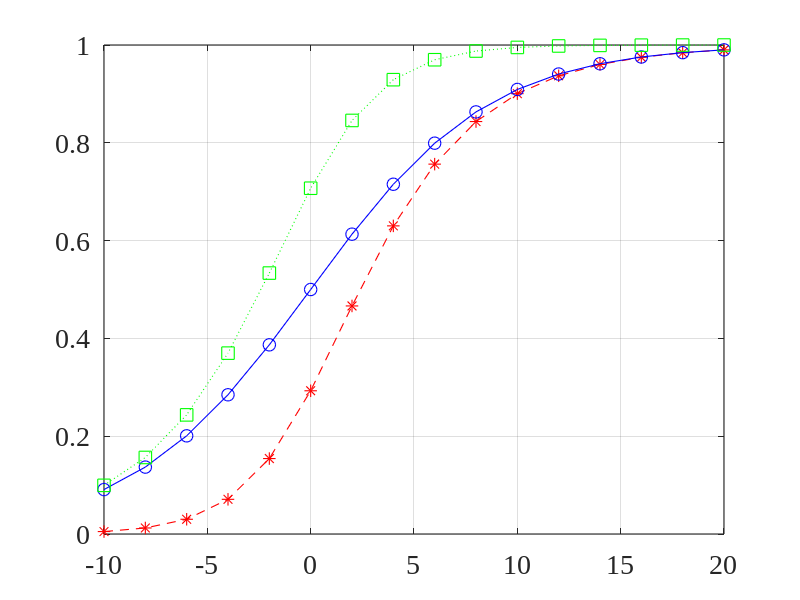
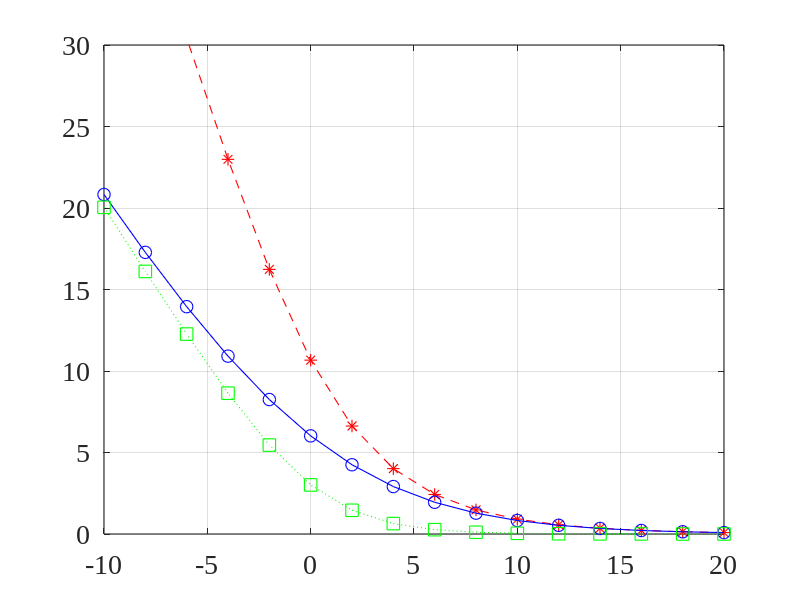
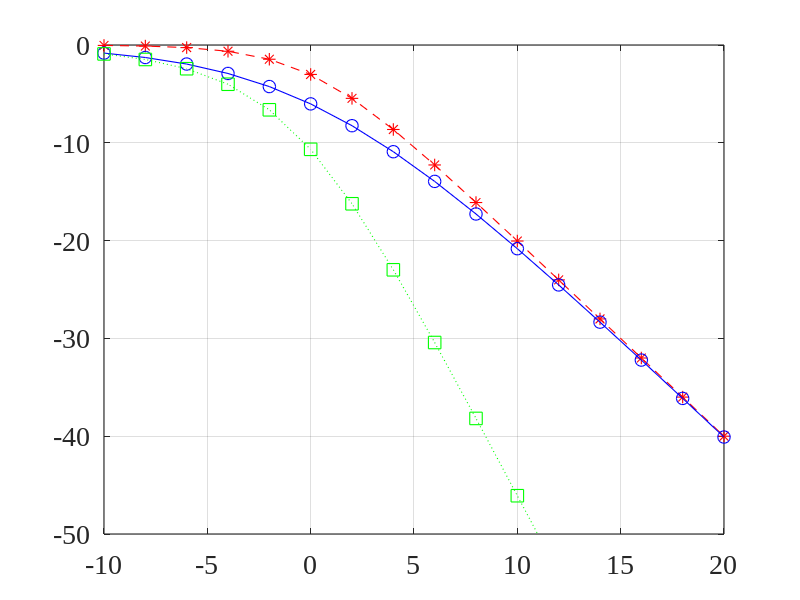

These charts were generated, in order, by the following MATLAB code:
close all; clc; clear all;
linewd = 0.8;
hcfontsize = 20;
MarkerSize=9;

iSNR_dB=(-10:20)';
iSNR=10.^(iSNR_dB/10);

mu=[0.5 1 2 5]';
[A_mu,A_iSNR]=meshgrid(mu,iSNR);

H_W=iSNR./(1+iSNR);
teta=acos(H_W.^0.5);

H=H_W*ones(1,3);
H(:,1)=1-1./(1+iSNR.^2).^0.5; % HcW2
H(:,3)=(iSNR.^2./(1+iSNR.^2)).^0.5; % HcW

xi_n=10*log10(1./(H.^2));
nu_d=10*log10((1-H).^2);

figure
plot(iSNR_dB(1:2:end),H(1:2:end,1),'--r*','linewidth',linewd, 'MarkerSize',MarkerSize);
hold on
plot(iSNR_dB(1:2:end),H(1:2:end,2),'-bo','linewidth',linewd, 'MarkerSize',MarkerSize);
plot(iSNR_dB(1:2:end),H(1:2:end,3),':gs','linewidth',linewd, 'MarkerSize',MarkerSize);
hold off
set(gca, 'Color', [1, 1, 1]); 
set(gca, 'FontName', 'Times New Roman');
set(gca, 'FontSize', hcfontsize);
set(gca, 'LineWidth', linewd); 
box on; grid on;

figure
plot(iSNR_dB(1:2:end),xi_n(1:2:end,1),'--r*','linewidth',linewd, 'MarkerSize',MarkerSize);
hold on
plot(iSNR_dB(1:2:end),xi_n(1:2:end,2),'-bo','linewidth',linewd, 'MarkerSize',MarkerSize);
plot(iSNR_dB(1:2:end),xi_n(1:2:end,3),':gs','linewidth',linewd, 'MarkerSize',MarkerSize);
hold off
set(gca, 'Color', [1, 1, 1]); 
set(gca, 'FontName', 'Times New Roman');
set(gca, 'FontSize', hcfontsize);
set(gca, 'LineWidth', linewd); 
set(gca,'YLim',[0 30]);
box on; grid on;

figure
plot(iSNR_dB(1:2:end),nu_d(1:2:end,1),'--r*','linewidth',linewd, 'MarkerSize',MarkerSize);
hold on
plot(iSNR_dB(1:2:end),nu_d(1:2:end,2),'-bo','linewidth',linewd, 'MarkerSize',MarkerSize);
plot(iSNR_dB(1:2:end),nu_d(1:2:end,3),':gs','linewidth',linewd, 'MarkerSize',MarkerSize);
hold off
set(gca, 'Color', [1, 1, 1]); 
set(gca, 'FontName', 'Times New Roman');
set(gca, 'FontSize', hcfontsize);
set(gca, 'LineWidth', linewd); 
set(gca,'YLim',[-50 0]);
box on; grid on;
